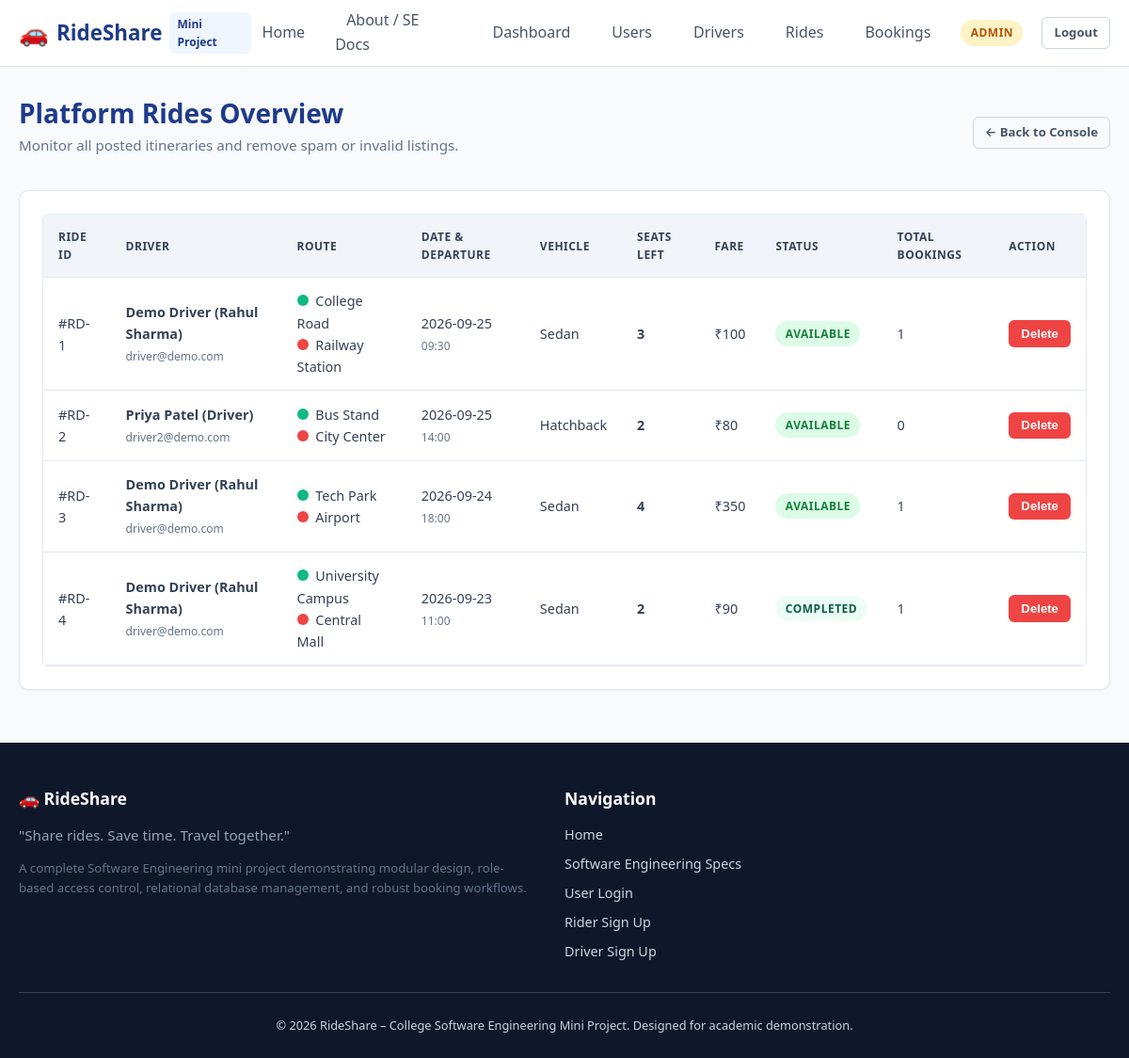
/admin/rides (signed in), run on the app's committed database.
### tables this page shows
CREATE TABLE rides (
    id INTEGER PRIMARY KEY AUTOINCREMENT,
    driver_id INTEGER NOT NULL,
    pickup_location TEXT NOT NULL,
    destination TEXT NOT NULL,
    ride_date TEXT NOT NULL,
    departure_time TEXT NOT NULL,
    available_seats INTEGER NOT NULL CHECK(available_seats >= 0),
    vehicle_type TEXT NOT NULL,
    fare_per_passenger REAL NOT NULL CHECK(fare_per_passenger >= 0),
    status TEXT NOT NULL DEFAULT 'Available' CHECK(status IN ('Available', 'Full', 'Ongoing', 'Completed', 'Cancelled')),
    created_at TIMESTAMP DEFAULT CURRENT_TIMESTAMP,
    FOREIGN KEY (driver_id) REFERENCES drivers(id) ON DELETE CASCADE
);

CREATE TABLE users (
    id INTEGER PRIMARY KEY AUTOINCREMENT,
    name TEXT NOT NULL,
    email TEXT NOT NULL UNIQUE,
    phone TEXT NOT NULL,
    password_hash TEXT NOT NULL,
    role TEXT NOT NULL CHECK(role IN ('rider', 'driver', 'admin')),
    status TEXT NOT NULL DEFAULT 'active' CHECK(status IN ('active', 'inactive')),
    created_at TIMESTAMP DEFAULT CURRENT_TIMESTAMP
);

### routes/admin_routes.py (the view)
@admin_bp.route('/rides')
@role_required('admin')
def rides():
    rides_list = Ride.get_all()
    return render_template('admin/rides.html', rides=rides_list)

### database/db.py (called while the page is built)
def get_db():
    if 'db' not in g:
        db_path = current_app.config.get('DATABASE_PATH')
        os.makedirs(os.path.dirname(db_path), exist_ok=True)
        g.db = sqlite3.connect(db_path)
        g.db.row_factory = sqlite3.Row
        g.db.execute("PRAGMA foreign_keys = ON;")
    return g.db

### models/ride.py (called while the page is built)
    @staticmethod
    def get_all():
        db = get_db()
        cursor = db.cursor()
        cursor.execute("""
            SELECT r.*, u.name as driver_name, u.email as driver_email, d.vehicle_model, d.vehicle_number,
                   (SELECT COUNT(*) FROM bookings b WHERE b.ride_id = r.id) as total_bookings
            FROM rides r
            JOIN drivers d ON r.driver_id = d.id
            JOIN users u ON d.user_id = u.id
            ORDER BY r.created_at DESC
        """)
        return cursor.fetchall()

### templates/admin/rides.html (shortened to what this page needs)
{% extends "base.html" %}
{% block content %}
<div class="card-header" style="border: none; padding: 0; margin-bottom: 1.5rem;">
    <div>
        <h2 style="color: var(--primary); margin: 0;">Platform Rides Overview</h2>
        <p style="color: var(--gray-600); font-size: 0.95rem; margin-top: 0.25rem;">
            Monitor all posted itineraries and remove spam or invalid listings.
        </p>
    </div>
    <a href="{{ url_for('admin.dashboard') }}" class="btn btn-outline btn-sm">← Back to Console</a>
</div>
<div class="card">
    <div class="table-responsive">
        <table class="table">
            <thead>
                <tr>
                    <th>Ride ID</th>
                    <th>Driver</th>
                    <th>Route</th>
                    <th>Date & Departure</th>
                    <th>Vehicle</th>
                    <th>Seats Left</th>
                    <th>Fare</th>
                    <th>Status</th>
                    <th>Total Bookings</th>
                    <th>Action</th>
                </tr>
            </thead>
            <tbody>
                {% for r in rides %}
                    <tr>
                        <td>#RD-{{ r['id'] }}</td>
                        <td>
                            <strong>{{ r['driver_name'] }}</strong><br>
                            <small style="color: var(--gray-600);">{{ r['driver_email'] }}</small>
                        </td>
                        <td>
                            <div><span class="route-dot pickup" style="display:inline-block; margin-right:4px;"></span> {{ r['pickup_location'] }}</div>
                            <div><span class="route-dot destination" style="display:inline-block; margin-right:4px;"></span> {{ r['destination'] }}</div>
                        </td>
                        <td>
                            {{ r['ride_date'] }}<br>
                            <small style="color: var(--gray-600);">{{ r['departure_time'] }}</small>
                        </td>
                        <td>{{ r['vehicle_type'] }}</td>
                        <td><strong>{{ r['available_seats'] }}</strong></td>
                        <td>₹{{ "%.0f"|format(r['fare_per_passenger']) }}</td>
                        <td><span class="badge badge-{{ r['status']|lower }}">{{ r['status'] }}</span></td>
                        <td>{{ r['total_bookings'] }}</td>
                        <td>
                            <form action="{{ url_for('admin.delete_ride', ride_id=r['id']) }}" method="POST" onsubmit="return confirm('Permanently delete this ride? This will remove all associated bookings.');">
                                <button type="submit" class="btn btn-danger btn-sm">Delete</button>
                            </form>
                        </td>
                    </tr>
                {% endfor %}
            </tbody>
        </table>
    </div>
</div>
{% endblock %}

### static/css/style.css (style rules this page uses)
:root { --primary: #1e3a8a; --primary-hover: #1e40af; --primary-light: #eff6ff; --secondary: #0d9488; --secondary-hover: #0f766e; --accent: #f59e0b; --dark: #0f172a; --gray-900: #1e293b; --gray-800: #334155; --gray-700: #475569; --gray-600: #64748b; --gray-500: #94a3b8; --gray-400: #cbd5e1; --gray-200: #e2e8f0; --gray-100: #f1f5f9; --gray-50: #f8fafc; --white: #ffffff; --success: #10b981; --success-bg: #ecfdf5; --warning: #f59e0b; --warning-bg: #fffbeb; --danger: #ef4444; --danger-bg: #fef2f2; --info: #3b82f6; --info-bg: #eff6ff; --font-family: 'Segoe UI', system-ui, -apple-system, BlinkMacSystemFont, Roboto, sans-serif; --shadow-sm: 0 1px 2px 0 rgba(0, 0, 0, 0.05); --shadow-md: 0 4px 6px -1px rgba(0, 0, 0, 0.1), 0 2px 4px -2px rgba(0, 0, 0, 0.1); --shadow-lg: 0 10px 15px -3px rgba(0, 0, 0, 0.1), 0 4px 6px -4px rgba(0, 0, 0, 0.1); --radius-sm: 6px; --radius-md: 10px; --radius-lg: 16px; --radius-full: 9999px; --transition: all 0.2s ease-in-out; }
* { box-sizing: border-box; margin: 0; padding: 0; }
body { font-family: var(--font-family); background-color: var(--gray-50); color: var(--gray-800); line-height: 1.6; min-height: 100vh; display: flex; flex-direction: column; }
h1, h2, h3, h4, h5, h6 { color: var(--dark); font-weight: 700; line-height: 1.25; }
h2 { font-size: 1.75rem; }
a { color: var(--primary); text-decoration: none; transition: var(--transition); }
p { margin-bottom: 0.75rem; }
.btn { display: inline-flex; align-items: center; justify-content: center; gap: 0.4rem; padding: 0.6rem 1.25rem; font-size: 0.95rem; font-weight: 600; border-radius: var(--radius-sm); border: 1px solid transparent; cursor: pointer; transition: var(--transition); text-decoration: none; }
.btn-outline { background-color: transparent; border-color: var(--gray-400); color: var(--gray-700); }
.btn-danger { background-color: var(--danger); color: var(--white); }
.btn-sm { padding: 0.35rem 0.75rem; font-size: 0.825rem; }
.card { background: var(--white); border-radius: var(--radius-md); border: 1px solid var(--gray-200); box-shadow: var(--shadow-sm); padding: 1.5rem; margin-bottom: 1.5rem; transition: var(--transition); }
.card-header { display: flex; justify-content: space-between; align-items: center; border-bottom: 1px solid var(--gray-200); padding-bottom: 0.85rem; margin-bottom: 1.25rem; }
.badge { display: inline-block; padding: 0.25rem 0.65rem; font-size: 0.75rem; font-weight: 700; border-radius: var(--radius-full); text-transform: uppercase; letter-spacing: 0.5px; }
.badge-available { background: #dcfce7; color: #15803d; }
.badge-completed { background: #ecfdf5; color: #065f46; }
.table-responsive { width: 100%; overflow-x: auto; border-radius: var(--radius-sm); border: 1px solid var(--gray-200); }
.table { width: 100%; border-collapse: collapse; background: var(--white); font-size: 0.9rem; }
.table th, .table td { padding: 0.85rem 1rem; text-align: left; border-bottom: 1px solid var(--gray-200); }
.table th { background: var(--gray-100); font-weight: 700; color: var(--gray-800); text-transform: uppercase; font-size: 0.75rem; letter-spacing: 0.5px; }
.route-dot { width: 12px; height: 12px; border-radius: 50%; margin-top: 5px; flex-shrink: 0; }
.route-dot.pickup { background: var(--success); }
.route-dot.destination { background: var(--danger); }

### data on the page
rides: id "1", driver_name "Demo Driver (Rahul Sharma)", driver_email "driver@demo.com", pickup_location "College Road", destination "Railway Station", ride_date "2026-09-25", departure_time "09:30", vehicle_type "Sedan", available_seats "3", fare_per_passenger "100", status "AVAILABLE", total_bookings "1"
rides: id "2", driver_name "Priya Patel (Driver)", driver_email "driver2@demo.com", pickup_location "Bus Stand", destination "City Center", ride_date "2026-09-25", departure_time "14:00", vehicle_type "Hatchback", available_seats "2", fare_per_passenger "80", status "AVAILABLE", total_bookings "0"
rides: id "3", driver_name "Demo Driver (Rahul Sharma)", driver_email "driver@demo.com", pickup_location "Tech Park", destination "Airport", ride_date "2026-09-24", departure_time "18:00", vehicle_type "Sedan", available_seats "4", fare_per_passenger "350", status "AVAILABLE", total_bookings "1"
rides: id "4", driver_name "Demo Driver (Rahul Sharma)", driver_email "driver@demo.com", pickup_location "University Campus", destination "Central Mall", ride_date "2026-09-23", departure_time "11:00", vehicle_type "Sedan", available_seats "2", fare_per_passenger "90", status "COMPLETED", total_bookings "1"

### other printed values
{{ session.get('role') }} "ADMIN"
